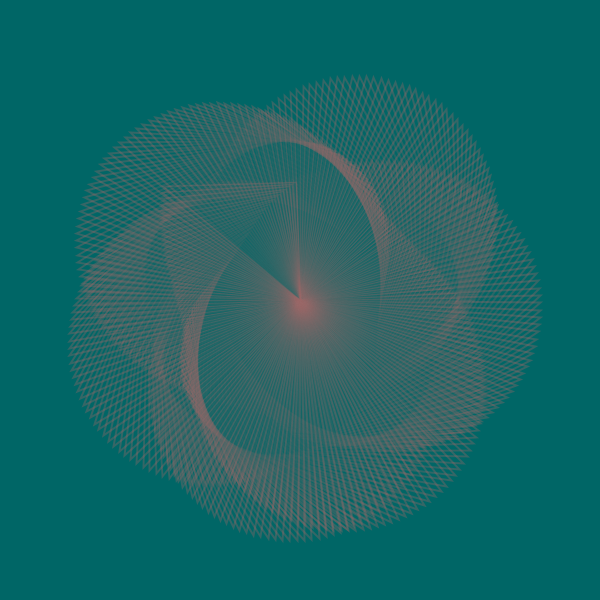
Frame 1 (no input)
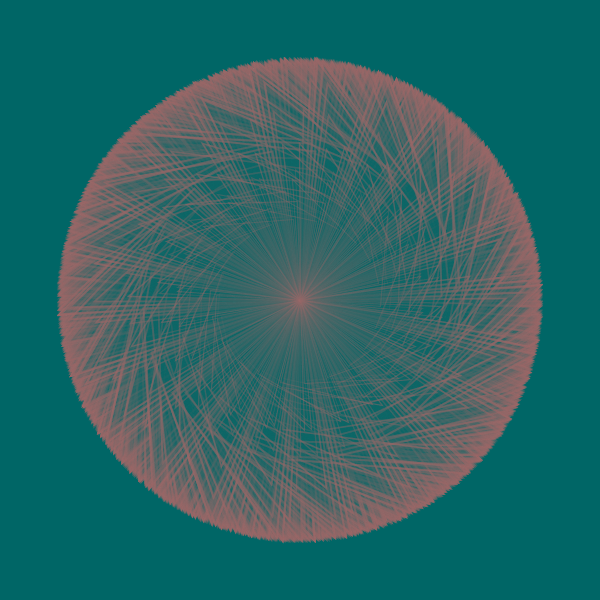
Frame 60 (the mouse pressed at the canvas centre just before this capture)
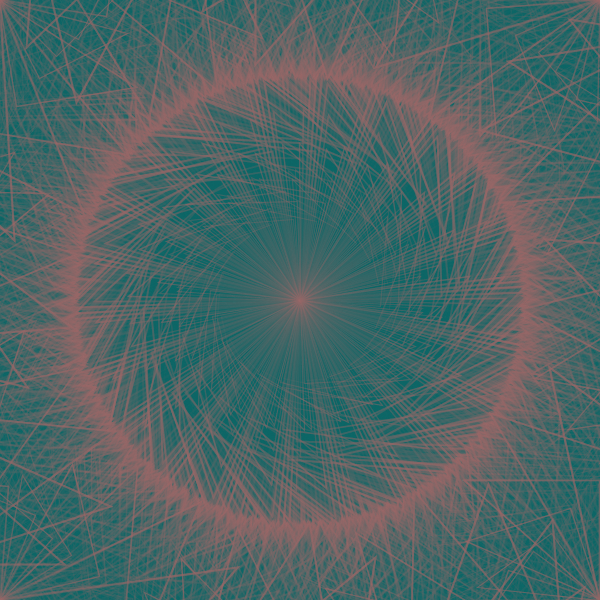
Frame 120 (the mouse held since frame 60 and released just before this capture)

The Processing sketch that drew these frames (run headless with seeded random() and noise(); from frame 60 on, the mouse is pressed at the canvas centre):

// Processing sketch: processing_50559
// ── processing_50559.pde

void setup () {
 size(600, 600);
 background(#006666);
 //noStroke();
 smooth();
 
}//closes setup

void draw () {
   translate (height/2, width/2);
 for (float i=0; i<360; i += 0.5) {
  pushMatrix();
   rotate(radians (i)*frameCount/2);
   translate(mouseY,mouseX);
   rotate(radians (i*3));
   scale(map(sin(radians(i*6)), -1,1,.5,1));
   map(sin(radians(i*3)), -1, 1, .5, 1);
   drawFigure();
  popMatrix();
 }
}



void drawFigure() {
  fill(#006666, 10);
  stroke (#996666, 90);
  strokeWeight(2);
  triangle(0, 0, 180, 160, 0, 160);
}
  
                                
